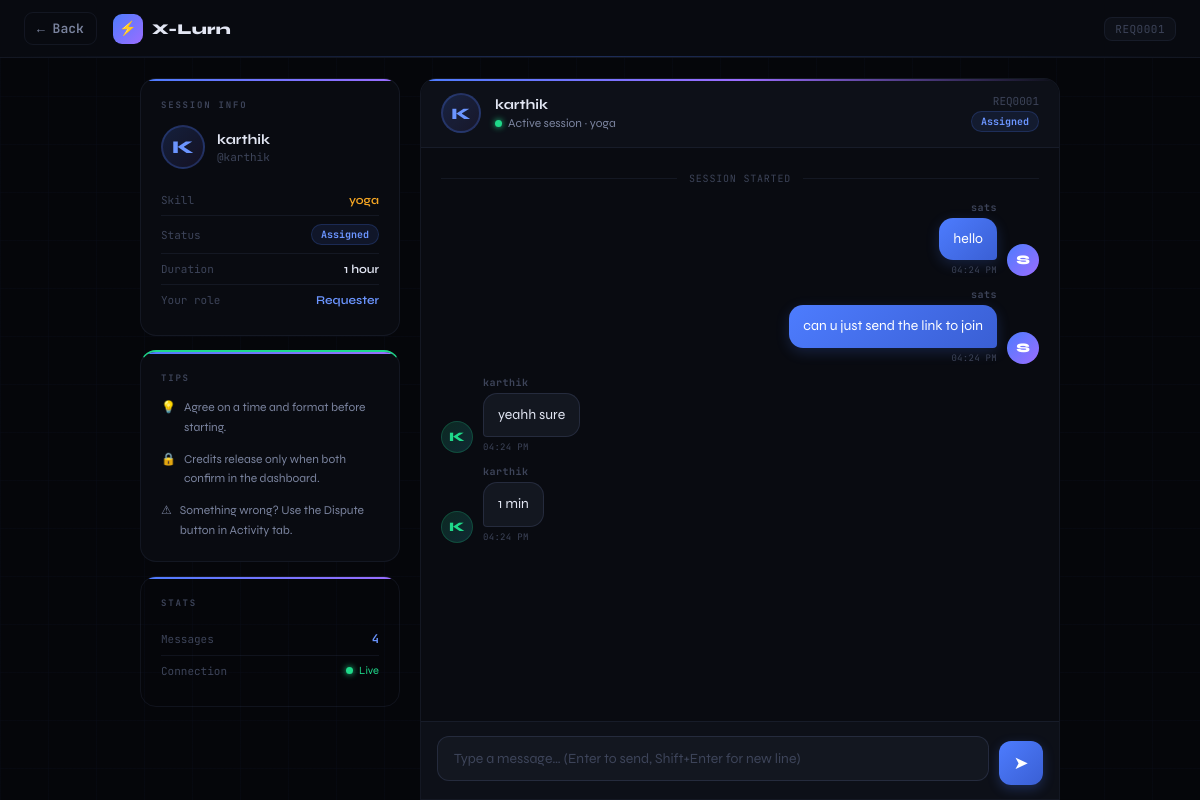
The app's page /chat/REQ0001 (signed in) with its own data.
### tables this page shows
CREATE TABLE users (
        id                TEXT PRIMARY KEY,
        name              TEXT NOT NULL,
        password          TEXT NOT NULL,
        role              TEXT DEFAULT 'user',
        credits           INTEGER DEFAULT 10,
        skills            TEXT DEFAULT '[]',
        skill_data        TEXT DEFAULT '{}',
        ratings           TEXT DEFAULT '[]',
        avg_rating        REAL DEFAULT 0.0,
        completed_services INTEGER DEFAULT 0,
        provider_status   TEXT DEFAULT 'Beginner',
        legitimacy_score  INTEGER DEFAULT 0,
        reset_count       INTEGER DEFAULT 0,
        stuck_since       REAL DEFAULT NULL,
        last_allowance    REAL DEFAULT NULL,
        profile_links     TEXT DEFAULT '{}'
    );

CREATE TABLE requests (
        id            TEXT PRIMARY KEY,
        skill         TEXT NOT NULL,
        requester_id  TEXT NOT NULL,
        provider_id   TEXT DEFAULT NULL,
        priority      TEXT DEFAULT 'Normal',
        note          TEXT DEFAULT '',
        duration      TEXT DEFAULT '',
        credit_cost   INTEGER DEFAULT 1,
        status        TEXT DEFAULT 'Pending',
        timestamp     REAL NOT NULL
    );

CREATE TABLE chats (
        id            INTEGER PRIMARY KEY AUTOINCREMENT,
        request_id    TEXT NOT NULL,
        sender        TEXT NOT NULL,
        sender_name   TEXT NOT NULL,
        text          TEXT NOT NULL,
        timestamp     REAL NOT NULL
    );

### app.py (the view)
@app.route("/chat/<req_id>")
def chat_page(req_id):
    if "user_id" not in session:
        return redirect(url_for("login"))
    uid = session["user_id"]
    req = get_request(req_id)
    if not req:
        return "Request not found", 404
    if uid != req["requester_id"] and uid != req.get("provider_id"):
        return "Access denied", 403
    other_uid    = req["provider_id"] if uid == req["requester_id"] else req["requester_id"]
    other_user   = get_user(other_uid)
    current_user = get_user(uid)
    conn = get_db()
    rows = conn.execute(
        "SELECT * FROM chats WHERE request_id=? ORDER BY id ASC", (req_id,)
    ).fetchall()
    conn.close()
    messages = [dict(r) for r in rows]
    return render_template("chat.html", req_id=req_id, req=req,
                           current_user=current_user, other_user=other_user,
                           messages=messages, user=current_user)

### app.py (called while the page is built)
def get_db():
    conn = sqlite3.connect(DB_PATH)
    conn.row_factory = sqlite3.Row
    conn.execute("PRAGMA journal_mode=WAL")
    return conn

def get_user(uid):
    conn = get_db()
    row = conn.execute("SELECT * FROM users WHERE id = ?", (uid,)).fetchone()
    conn.close()
    if not row:
        return None
    u = dict(row)
    u["skills"]       = json.loads(u["skills"])
    u["skill_data"]   = json.loads(u["skill_data"])
    u["ratings"]      = json.loads(u["ratings"])
    u["profile_links"] = json.loads(u["profile_links"])
    return u

def get_request(req_id):
    conn = get_db()
    row = conn.execute("SELECT * FROM requests WHERE id=?", (req_id,)).fetchone()
    conn.close()
    return dict(row) if row else None

### templates/chat.html (shortened to what this page needs)
<!DOCTYPE html>
<html lang="en">
<head>
</head>
<body>
<div class="topbar">
  <a href="/dashboard" class="back-btn">← Back</a>
  <div class="topbar-logo">
    <div class="tl-icon">⚡</div>
    <div class="tl-name">X-Lurn</div>
  </div>
  <div class="req-id-badge">{{ req_id }}</div>
</div>
<div class="chat-layout">
  <div class="chat-sidebar">
    <div class="info-card">
      <div class="ic-label">Session Info</div>
      <div class="user-row">
        <div class="ur-avatar">{{ other_user.name[0].upper() }}</div>
        <div>
          <div class="ur-name">{{ other_user.name }}</div>
          <div class="ur-handle">@{{ other_user.id }}</div>
        </div>
      </div>
      <div class="info-row">
        <span class="ir-label">Skill</span>
        <span class="ir-val" style="color:var(--amber)">{{ req.skill }}</span>
      </div>
      <div class="info-row">
        <span class="ir-label">Status</span>
        <span class="badge b-{{ req.status.lower() }}">{{ req.status }}</span>
      </div>
      <div class="info-row">
        <span class="ir-label">Duration</span>
        <span class="ir-val">{{ req.duration or 'Flexible' }}</span>
      </div>
      <div class="info-row">
        <span class="ir-label">Your role</span>
        <span class="ir-val" style="color:{% if current_user.id == req.requester_id %}var(--blue2){% else %}var(--green){% endif %}">
          {% if current_user.id == req.requester_id %}Requester{% else %}Provider{% endif %}
        </span>
      </div>
    </div>
    <div class="info-card" style="border-top:2px solid var(--green)">
      <div class="ic-label">Tips</div>
      <div style="display:flex;flex-direction:column;gap:12px">
        <div class="tip-item"><span>💡</span><span>Agree on a time and format before starting.</span></div>
        <div class="tip-item"><span>🔒</span><span>Credits release only when both confirm in the dashboard.</span></div>
        <div class="tip-item"><span>⚠</span><span>Something wrong? Use the Dispute button in Activity tab.</span></div>
      </div>
    </div>
    <div class="info-card" style="background:transparent">
      <div class="ic-label">Stats</div>
      <div class="info-row">
        <span class="ir-label">Messages</span>
        <span class="ir-val" id="msg-count" style="color:var(--blue2);font-family:'JetBrains Mono',monospace">{{ messages|length }}</span>
      </div>
      <div class="info-row" style="border-bottom:none">
        <span class="ir-label">Connection</span>
        <span style="display:flex;align-items:center">
          <span class="online-dot"></span>
          <span style="font-size:11px;color:var(--green)">Live</span>
        </span>
      </div>
    </div>
  </div>
  <div class="chat-main">
    <div class="chat-header">
      <div class="ch-avatar">{{ other_user.name[0].upper() }}</div>
      <div>
        <div class="ch-name">{{ other_user.name }}</div>
        <div class="ch-status">
          <span class="online-dot"></span>Active session · {{ req.skill }}
        </div>
      </div>
      <div class="ch-meta">
        <div>{{ req_id }}</div>
        <div style="margin-top:3px"><span class="badge b-{{ req.status.lower() }}">{{ req.status }}</span></div>
      </div>
    </div>
    <div class="messages" id="messages-container">
      {% if not messages %}
      <div class="empty-chat" id="empty-state">
        <div class="empty-chat-icon">💬</div>
        <div class="empty-chat-text">No messages yet — say hello!</div>
      </div>
      {% else %}
      <div class="date-sep">Session started</div>
      {% for msg in messages %}
      <div class="msg {% if msg.sender == current_user.id %}mine{% else %}theirs{% endif %}">
        <div class="msg-avatar">{{ msg.sender_name[0].upper() }}</div>
        <div class="msg-body">
          <div class="msg-name">{{ msg.sender_name }}</div>
          <div class="msg-bubble">{{ msg.text }}</div>
          <div class="msg-time" data-ts="{{ msg.timestamp }}">{{ msg.timestamp | int }}</div>
        </div>
      </div>
      {% endfor %}
      {% endif %}
    </div>
    {% if req.status in ['Active', 'Assigned'] %}
    <div class="input-bar">
      <div class="input-wrap">
        <textarea id="msg-input" placeholder="Type a message… (Enter to send, Shift+Enter for new line)" rows="1"></textarea>
      </div>
      <button class="send-btn" id="send-btn" onclick="sendMessage()">&#10148;</button>
    </div>
    {% else %}
    <div class="closed-notice">
      This session is {{ req.status.lower() }} — chat is read-only
    </div>
    {% endif %}
  </div>
</div>
</body>
</html>

### records on screen
users: name "K", name "karthik", id "karthik"
requests: skill "yoga", status "Assigned", duration "1 hour"
chats: sender_name "S", sender_name "sats", text "hello"
chats: sender_name "S", sender_name "sats", text "can u just send the link to join"
chats: sender_name "K", sender_name "karthik", text "yeahh sure"
chats: sender_name "K", sender_name "karthik", text "1 min"

### other values on screen
{{ req_id }} "REQ0001"
{{ messages|length }} "4"
